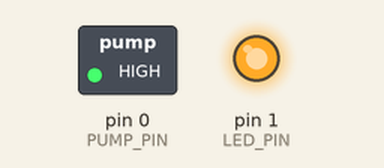
Simulated run of this sketch. Board: Arduino Uno, built with avr-gcc and run on an emulated ATmega328P. On the bench: switched loads named in the sketch (green lamp = pin HIGH), output pins drawn as LEDs (lit = HIGH).

Above: at 0.1 s.
At 120.1 s:
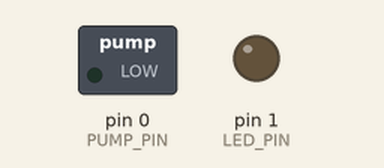
Timing chart, 0 to 121.6 s (numbered marks = the images above):
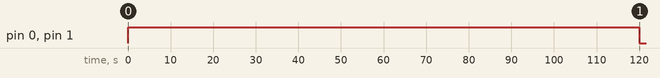

Measured:
- by itself, pin 0 (PUMP_PIN), pin 1 (LED_PIN): LOW → HIGH at 0.00 s, → LOW 120 s later

The sketch:

plant-irrigator.ino
```cpp
// --- Configuration ---
// watering_time_sec: Duration pump is active in seconds
// watering_period_hours: Period between waterings in hours
//  Maximum watering period is 2^32 ms or approx 49 days
const unsigned long watering_time_sec = 120ul;
const unsigned long watering_period_hours = 72ul;

#define SEC_TO_MS(S)    ((S)*1000ul)
#define HOURS_TO_MS(H)  ((H)*1000ul*60ul*60ul)

const unsigned long watering_time_ms = SEC_TO_MS(watering_time_sec);
const unsigned long wait_time_ms = HOURS_TO_MS(watering_period_hours) - watering_time_ms;

#define PUMP_PIN 0
#define LED_PIN  1

void setup() {
  pinMode(PUMP_PIN, OUTPUT);
  pinMode(LED_PIN,  OUTPUT);
  digitalWrite(PUMP_PIN, LOW);
  digitalWrite(LED_PIN,  LOW);
}

void loop() {
  while(1) {
    pump_on();
    delay(watering_time_ms);
    pump_off();
    delay(wait_time_ms);
  }
}

void pump_on() {
    digitalWrite(PUMP_PIN, HIGH);
    digitalWrite(LED_PIN,  HIGH);
}

void pump_off() {
    digitalWrite(PUMP_PIN, LOW);
    digitalWrite(LED_PIN,  LOW);
}
```
